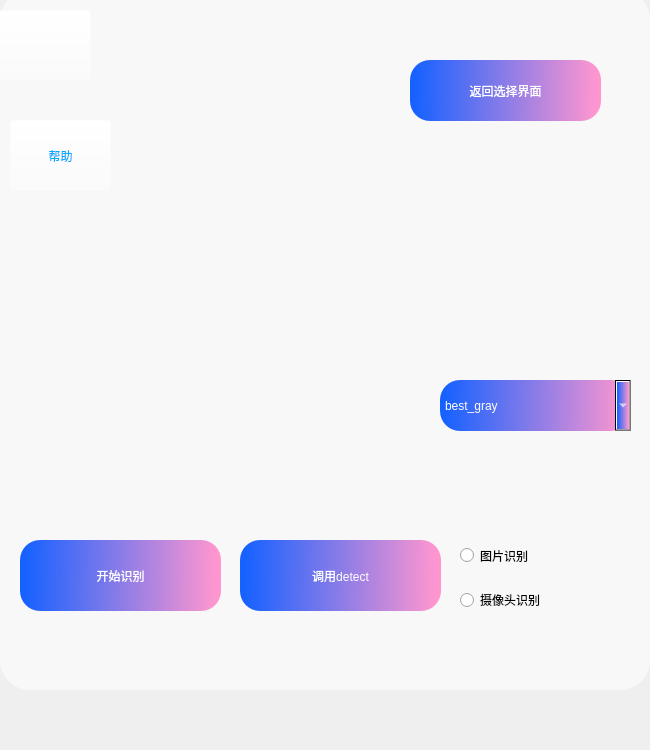
<?xml version="1.0" encoding="UTF-8"?>
<ui version="4.0">
 <class>Form</class>
 <widget class="QWidget" name="Form">
  <property name="geometry">
   <rect>
    <x>0</x>
    <y>0</y>
    <width>650</width>
    <height>750</height>
   </rect>
  </property>
  <property name="minimumSize">
   <size>
    <width>650</width>
    <height>750</height>
   </size>
  </property>
  <property name="maximumSize">
   <size>
    <width>650</width>
    <height>900</height>
   </size>
  </property>
  <property name="windowTitle">
   <string>Login</string>
  </property>
  <widget class="QRadioButton" name="radioButton">
   <property name="geometry">
    <rect>
     <x>460</x>
     <y>590</y>
     <width>161</width>
     <height>20</height>
    </rect>
   </property>
   <property name="font">
    <font>
     <family>Microsoft YaHei UI</family>
    </font>
   </property>
   <property name="text">
    <string>摄像头识别</string>
   </property>
   <property name="icon">
    <iconset>
     <normaloff>C:/Users/Administrator/yolov5-7.0/UI设计/images/摄像头_camera-one.png</normaloff>C:/Users/Administrator/yolov5-7.0/UI设计/images/摄像头_camera-one.png</iconset>
   </property>
   <attribute name="buttonGroup">
    <string notr="true">buttonGroup</string>
   </attribute>
  </widget>
  <widget class="QRadioButton" name="radioButton_2">
   <property name="geometry">
    <rect>
     <x>460</x>
     <y>540</y>
     <width>141</width>
     <height>31</height>
    </rect>
   </property>
   <property name="font">
    <font>
     <family>Microsoft YaHei UI</family>
     <weight>50</weight>
     <bold>false</bold>
    </font>
   </property>
   <property name="text">
    <string>图片识别</string>
   </property>
   <property name="icon">
    <iconset>
     <normaloff>C:/Users/Administrator/yolov5-7.0/UI设计/images/图片收集_collect-picture.png</normaloff>C:/Users/Administrator/yolov5-7.0/UI设计/images/图片收集_collect-picture.png</iconset>
   </property>
   <attribute name="buttonGroup">
    <string notr="true">buttonGroup</string>
   </attribute>
  </widget>
  <widget class="QPushButton" name="pushButton">
   <property name="geometry">
    <rect>
     <x>240</x>
     <y>540</y>
     <width>201</width>
     <height>71</height>
    </rect>
   </property>
   <property name="styleSheet">
    <string notr="true">QPushButton{
background-color: qlineargradient(spread:pad, x1:0.0227727, y1:0.472, x2:0.977273, y2:0.476955, stop:0 rgba(23, 98, 255, 255), stop:1 rgba(255, 150, 207, 255));
	font: 75 16pt &quot;微软雅黑&quot;;
color: rgb(255, 255, 255);
border-radius: 20
}
QPushButton:hover{
background-color:qlineargradient(spread:pad, x1:0.198909, y1:0.302, x2:0.892046, y2:0.687, stop:0 rgba(23, 98, 255, 255), stop:1 rgba(255, 150, 207, 255));
padding-bottom: 7;

}
QPushButton:pressed{
padding-top: 7;
padding-left: 7;
}
QPushButton:disabled{
background-color: qlineargradient(spread:pad, x1:0, y1:0, x2:1, y2:0, stop:0 rgba(119, 119, 119, 255), stop:1 rgba(221, 221, 221, 255));
	color: rgba(241, 241, 241, 150);
}</string>
   </property>
   <property name="text">
    <string>调用detect</string>
   </property>
  </widget>
  <widget class="QComboBox" name="comboBox">
   <property name="geometry">
    <rect>
     <x>440</x>
     <y>380</y>
     <width>191</width>
     <height>51</height>
    </rect>
   </property>
   <property name="styleSheet">
    <string notr="true">color: rgb(255, 255, 255);
font: 75 11pt &quot;微软雅黑&quot;;
background-color: qlineargradient(spread:pad, x1:0.0227727, y1:0.472, x2:0.977273, y2:0.476955, stop:0 rgba(23, 98, 255, 255), stop:1 rgba(255, 150, 207, 255));
border-radius:20</string>
   </property>
   <item>
    <property name="text">
     <string>best_gray</string>
    </property>
    <property name="icon">
     <iconset>
      <normaloff>C:/Users/Administrator/.designer/backup/images/logo.png</normaloff>C:/Users/Administrator/.designer/backup/images/logo.png</iconset>
    </property>
   </item>
   <item>
    <property name="text">
     <string>face</string>
    </property>
    <property name="icon">
     <iconset>
      <normaloff>C:/Users/Administrator/.designer/backup/images/logo.png</normaloff>C:/Users/Administrator/.designer/backup/images/logo.png</iconset>
    </property>
   </item>
   <item>
    <property name="text">
     <string>yolov5l</string>
    </property>
    <property name="icon">
     <iconset>
      <normaloff>C:/Users/Administrator/.designer/backup/images/logo.png</normaloff>C:/Users/Administrator/.designer/backup/images/logo.png</iconset>
    </property>
   </item>
  </widget>
  <widget class="QPushButton" name="pushButton_2">
   <property name="geometry">
    <rect>
     <x>20</x>
     <y>540</y>
     <width>201</width>
     <height>71</height>
    </rect>
   </property>
   <property name="styleSheet">
    <string notr="true">QPushButton{
background-color: qlineargradient(spread:pad, x1:0.0227727, y1:0.472, x2:0.977273, y2:0.476955, stop:0 rgba(23, 98, 255, 255), stop:1 rgba(255, 150, 207, 255));
	font: 75 16pt &quot;微软雅黑&quot;;
color: rgb(255, 255, 255);
border-radius: 20
}
QPushButton:hover{
background-color:qlineargradient(spread:pad, x1:0.198909, y1:0.302, x2:0.892046, y2:0.687, stop:0 rgba(23, 98, 255, 255), stop:1 rgba(255, 150, 207, 255));
padding-bottom: 7;

}
QPushButton:pressed{
padding-top: 7;
padding-left: 7;
}
QPushButton:disabled{
background-color: qlineargradient(spread:pad, x1:0, y1:0, x2:1, y2:0, stop:0 rgba(119, 119, 119, 255), stop:1 rgba(221, 221, 221, 255));
	color: rgba(241, 241, 241, 150);
}</string>
   </property>
   <property name="text">
    <string>开始识别</string>
   </property>
  </widget>
  <widget class="QLabel" name="label_3">
   <property name="geometry">
    <rect>
     <x>0</x>
     <y>-10</y>
     <width>650</width>
     <height>700</height>
    </rect>
   </property>
   <property name="styleSheet">
    <string notr="true">border-radius:30;
background-color: rgba(255, 255, 255, 150);
border-image: url(:/images/images/bg.png);
</string>
   </property>
   <property name="text">
    <string/>
   </property>
   <property name="scaledContents">
    <bool>true</bool>
   </property>
  </widget>
  <widget class="QPushButton" name="pushButton_4">
   <property name="geometry">
    <rect>
     <x>10</x>
     <y>120</y>
     <width>101</width>
     <height>71</height>
    </rect>
   </property>
   <property name="styleSheet">
    <string notr="true">QPushButton:hover{
padding-bottom: 7;
background-color: rgba(255, 255, 255, 0);
}
QPushButton{
background-color: rgba(255, 255, 255, 0);
	color: rgb(0, 170, 255);
	font: 12pt &quot;微软雅黑&quot;;
}
</string>
   </property>
   <property name="text">
    <string>帮助</string>
   </property>
   <property name="icon">
    <iconset>
     <normaloff>images/帮助_help.png</normaloff>images/帮助_help.png</iconset>
   </property>
   <property name="iconSize">
    <size>
     <width>40</width>
     <height>40</height>
    </size>
   </property>
  </widget>
  <widget class="QPushButton" name="pushButton_5">
   <property name="geometry">
    <rect>
     <x>-10</x>
     <y>10</y>
     <width>101</width>
     <height>71</height>
    </rect>
   </property>
   <property name="styleSheet">
    <string notr="true">QPushButton:hover{
padding-bottom: 7;
background-color: rgba(255, 255, 255, 0);
}
QPushButton{
background-color: rgba(255, 255, 255, 0);
	color: rgb(0, 170, 255);
	font: 12pt &quot;微软雅黑&quot;;
}
</string>
   </property>
   <property name="text">
    <string/>
   </property>
   <property name="icon">
    <iconset>
     <normaloff>images/logo.png</normaloff>images/logo.png</iconset>
   </property>
   <property name="iconSize">
    <size>
     <width>60</width>
     <height>60</height>
    </size>
   </property>
  </widget>
  <widget class="QPushButton" name="pushButton_3">
   <property name="geometry">
    <rect>
     <x>410</x>
     <y>60</y>
     <width>191</width>
     <height>61</height>
    </rect>
   </property>
   <property name="styleSheet">
    <string notr="true">QPushButton{
background-color: qlineargradient(spread:pad, x1:0.0227727, y1:0.472, x2:0.977273, y2:0.476955, stop:0 rgba(23, 98, 255, 255), stop:1 rgba(255, 150, 207, 255));
	font: 40 12pt &quot;微软雅黑&quot;;
color: rgb(255, 255, 255);
border-radius: 20
}
QPushButton:hover{
background-color:qlineargradient(spread:pad, x1:0.198909, y1:0.302, x2:0.892046, y2:0.687, stop:0 rgba(23, 98, 255, 255), stop:1 rgba(255, 150, 207, 255));
padding-bottom: 7;

}
QPushButton:pressed{
padding-top: 7;
padding-left: 7;
}
QPushButton:disabled{
background-color: qlineargradient(spread:pad, x1:0, y1:0, x2:1, y2:0, stop:0 rgba(119, 119, 119, 255), stop:1 rgba(221, 221, 221, 255));
	color: rgba(241, 241, 241, 150);
}</string>
   </property>
   <property name="text">
    <string>返回选择界面</string>
   </property>
  </widget>
  <zorder>label_3</zorder>
  <zorder>radioButton</zorder>
  <zorder>radioButton_2</zorder>
  <zorder>pushButton</zorder>
  <zorder>comboBox</zorder>
  <zorder>pushButton_2</zorder>
  <zorder>pushButton_4</zorder>
  <zorder>pushButton_5</zorder>
  <zorder>pushButton_3</zorder>
 </widget>
 <resources>
  <include location="resouce.qrc"/>
 </resources>
 <connections/>
 <buttongroups>
  <buttongroup name="buttonGroup"/>
 </buttongroups>
</ui>
